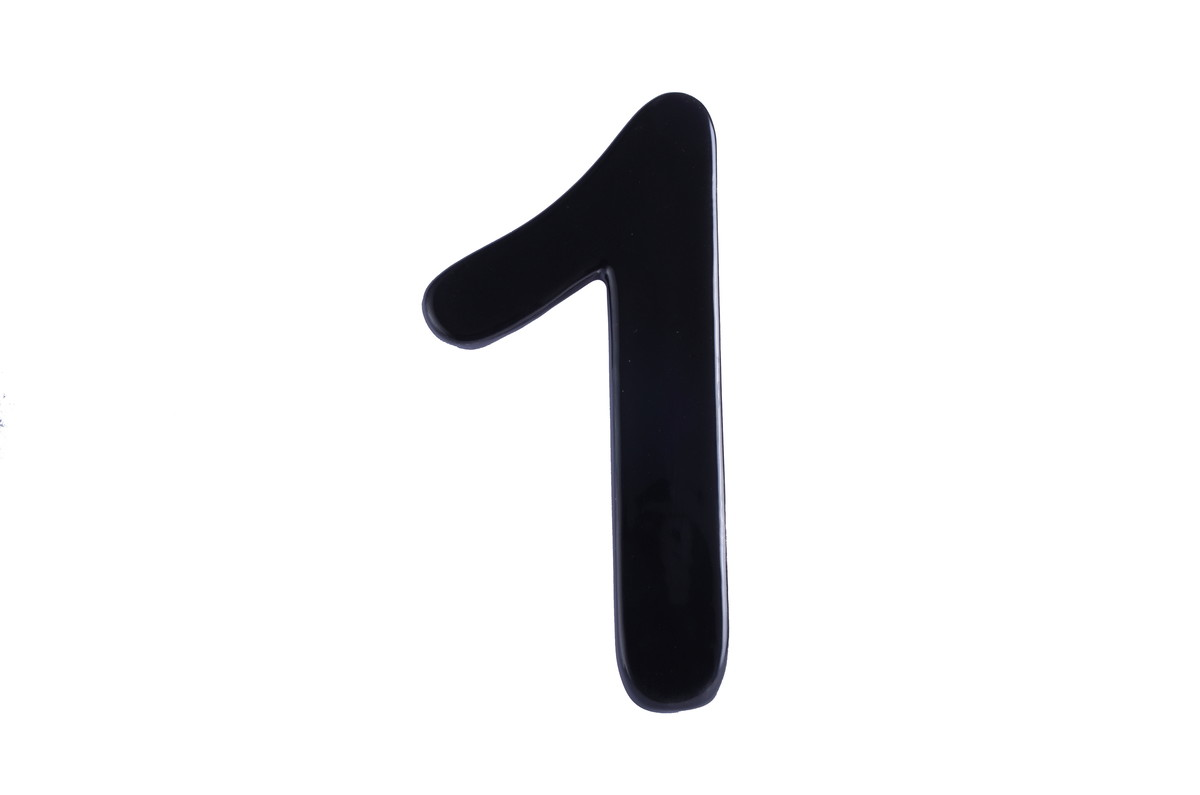
#> input picture DataScience2/number1/1.jpg, 1200 x 795 px; its folder holds only this picture in this run
$ python question2.py   (older library calls are emulated)
#> lines starting #> are read from the running program, lines starting #| are printed output that depends on the picture; long printed decimals are rounded
import cv2
import os
import glob
import csv
import numpy as np
from skimage import feature

class Extraction():
    def __init__(self, path):
        self.path = path

    def save_csv(self, extractor_name, features): #função para salvar os resultados em um arquivo csv
        for vector in features:
            print(vector)

        with open(extractor_name + '.csv', 'a') as outfile: #crio arquivo csv
            writer = csv.writer(outfile)
            writer.writerows(features)

    def lbp(self, points, radius, eps=1e-7):
        #print('Iniciando LBP.')
        list_lbp = []

        for i, image in enumerate(self.path):
            arq = cv2.imread(image)

            arq = cv2.cvtColor(arq, cv2.COLOR_BGR2GRAY)

            lbp = feature.local_binary_pattern(arq, points, radius, method='uniform') #extraindo lbp

            hist, ret = np.histogram(lbp.ravel(), bins=np.arange(0, points + 3), range=(0, points + 2)) #calculo do historigrama

            hist = hist.astype('float')
            hist /= (hist.sum() + eps)

            image_lbp = [item for item in list(hist)] #criar um vetor com os features extraídos

            list_lbp.append(image_lbp)

        self.save_csv('LBP', list_lbp)
        return list_lbp

    def hu(self):
        #print('Iniciando HU Moments.')
        list_hu = []

        for i, image in enumerate(self.path):
            arq = cv2.imread(image) #leio a imagem
#> arq is the input picture: shape (795, 1200, 3); mean B, G, R 235.5, 234.8, 234.8
            arq = cv2.cvtColor(arq, cv2.COLOR_BGR2GRAY) #converto para cinza
#> arq: shape (795, 1200)

            moments = cv2.moments(arq) #faço extração
#> moments = moments, m00 224071652, centre m10/m00, m01/m00 = (596.5, 398.8)
            HU = cv2.HuMoments(moments) #crio a lista com os features extraídos
#> HU = [0.000824, 1.12e-07, 1.05e-13, 1.56e-13, 1.35e-26, 3.68e-17, 1.48e-26]
            new_hu = [moment[0] for moment in HU]
#> new_hu has the same summary as HU
            print(new_hu)
#| [0.0008239, 1.1179591271092409e-07, 1.0518732880314738e-13, 1.5627508271110646e-13, 1.349899679763446e-26, 3.68162678799289e-17, 1.4806355831668122e-26]

            list_hu.append(new_hu)

        self.save_csv('HUMoments', list_hu)
#> the loop in save_csv, `for vector in features:` made 1 pass
#| [0.0008239, 1.1179591271092409e-07, 1.0518732880314738e-13, 1.5627508271110646e-13, 1.349899679763446e-26, 3.68162678799289e-17, 1.4806355831668122e-26]
#> in lbp, `lbp = feature.local_binary_pattern(arq, points, radius, method='unifor..`:
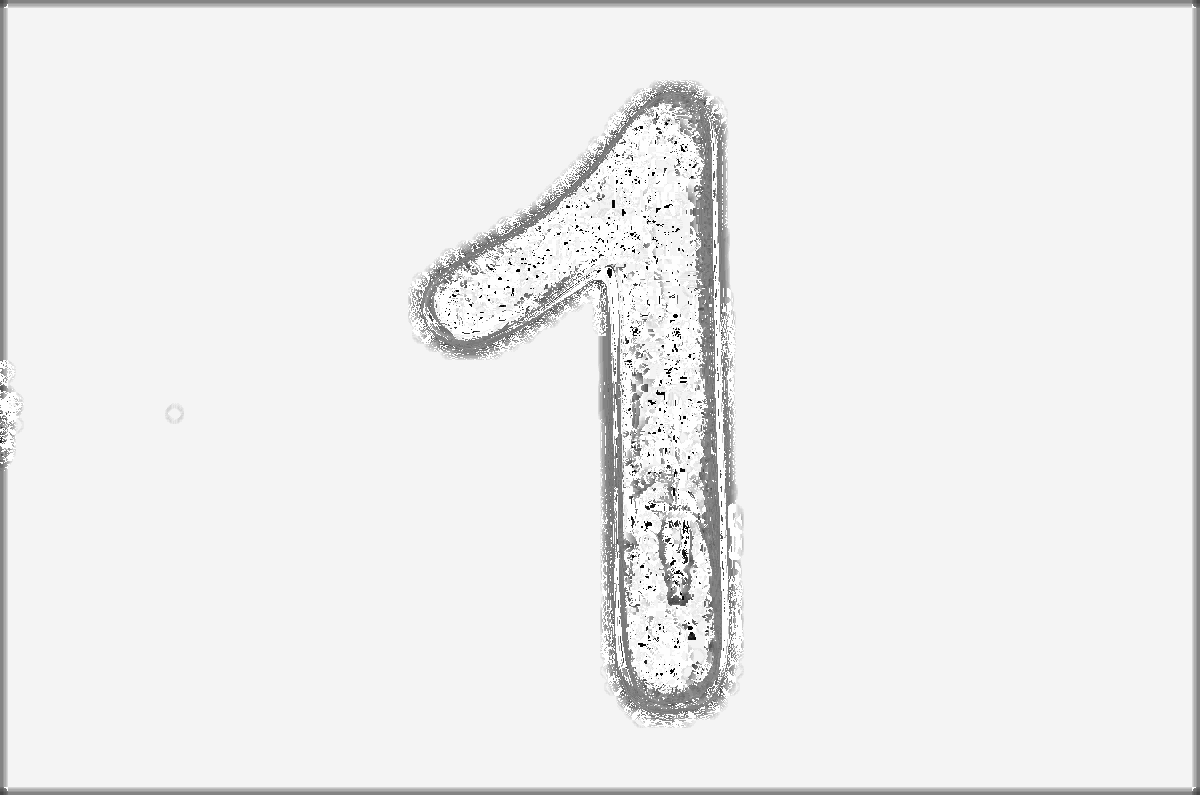
#> lbp: shape (795, 1200) float64; min 0, max 25, mean 23.3; drawn with min black and max white
#> in lbp, `hist, ret = np.histogram(lbp.ravel(), bins=np.arange(0, points + 3), r..`: hist = 26 values, max 822068 at index 24, min 164 at index 4, mean 36692.3; ret = 27 values from 0 to 26
#> in lbp, `hist /= (hist.sum() + eps)`: hist = 26 values, max 0.862 at index 24, min 0.000172 at index 4, mean 0.0385
#> in lbp, `image_lbp = [item for item in list(hist)]`: image_lbp has the same summary as hist
#> the loop in save_csv (call 2), `for vector in features:` made 1 pass
#> (printed output is left out)
        return list_hu

    def glcm(self, distances, angles):
        #print('Iniciando GLCM.')
        list_glcm = []

        for i, image in enumerate(self.path):
            arq = cv2.imread(image)

            arq = cv2.cvtColor(arq, cv2.COLOR_BGR2GRAY)

            glcm = feature.greycomatrix(arq, distances, angles, 256, symmetric=False, normed=True)

            glcm_properties = ['contrast', 'dissimilarity', 'homogeneity', 'energy', 'correlation', 'ASM']
            features = [feature.greycoprops(glcm, glcm_property)[0, 0] for glcm_property in glcm_properties]
#> features = [240.9, 1.85, 0.948, 0.9, 0.972, 0.81]

            list_glcm.append(features)

        self.save_csv('GLCM', list_glcm)
        return list_glcm

path = './number1/'

for r, d, f in os.walk(path):
    for filename in f:
        extractions = Extraction(glob.glob(os.path.join(path, filename)))
        extractions.hu()
        extractions.lbp(points=24, radius=8)
        extractions.glcm(distances=[5], angles=[0])

$ run again, on DataScience2/number1/1_5.jpg
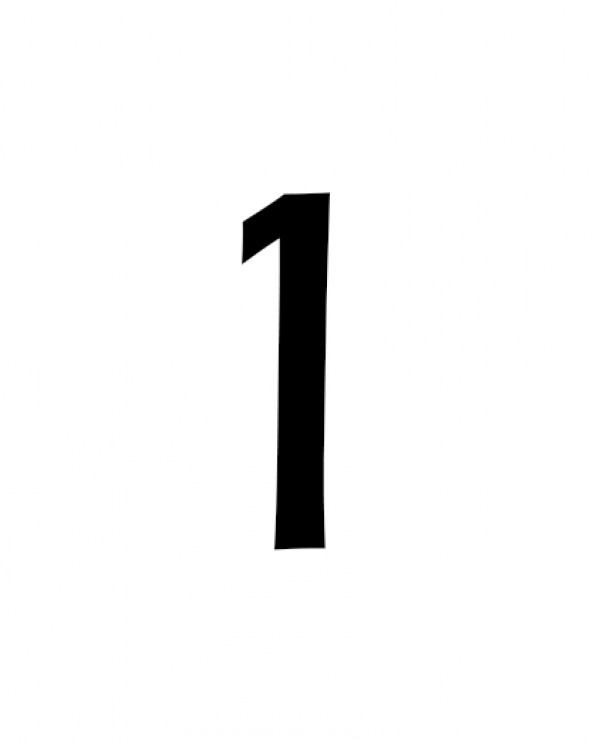
#> input picture DataScience2/number1/1_5.jpg, 600 x 744 px
#> in hu, arq is the input picture: shape (744, 600, 3); min 0, max 255, mean 244.5
#> arq: shape (744, 600)
#> moments = moments, m00 109142067, centre m10/m00, m01/m00 = (299.6, 372)
#> HU = [0.000723, 2.24e-08, 2.63e-16, 5.4e-15, 6.03e-30, 7.99e-19, 2.26e-30]
#> new_hu has the same summary as HU
#| [0.0007228, 2.241370656664052e-08, 2.631777128844469e-16, 5.402054065408615e-15, 6.033175420151954e-30, 7.994995189517906e-19, 2.255907363123122e-30]
#> the loop in save_csv, `for vector in features:` made 1 pass
#| [0.0007228, 2.241370656664052e-08, 2.631777128844469e-16, 5.402054065408615e-15, 6.033175420151954e-30, 7.994995189517906e-19, 2.255907363123122e-30]
#> in lbp, `lbp = feature.local_binary_pattern(arq, points, radius, method='unifor..`:
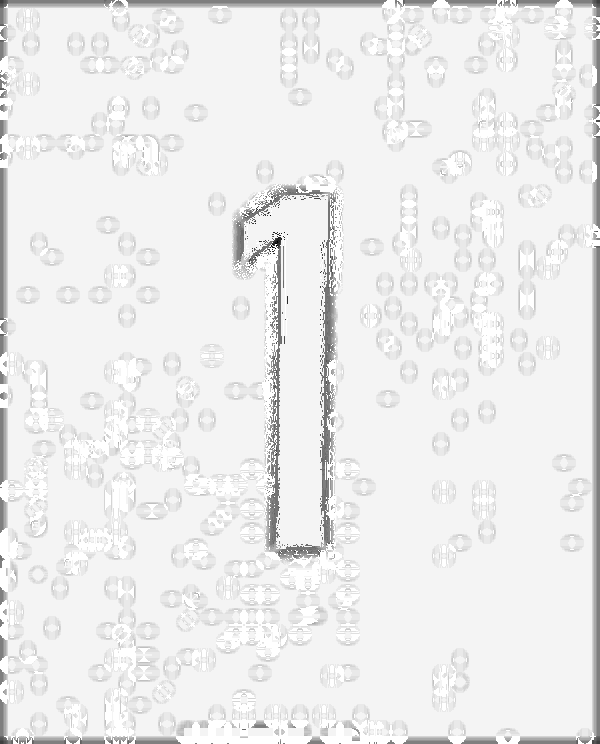
#> lbp: shape (744, 600) float64; min 1, max 25, mean 23.3; drawn with min black and max white
#> in lbp, `hist, ret = np.histogram(lbp.ravel(), bins=np.arange(0, points + 3), r..`: hist = 26 values, max 300075 at index 24, min 0 at index 0, mean 17169.2; ret = 27 values from 0 to 26
#> in lbp, `hist /= (hist.sum() + eps)`: hist = 26 values, max 0.672 at index 24, min 0 at index 0, mean 0.0385
#> image_lbp has the same summary as hist
#> the loop in save_csv (call 2), `for vector in features:` made 1 pass
#> (printed output is left out)
#> features = [466.8, 2.21, 0.969, 0.917, 0.908, 0.84]

$ run again, on DataScience2/number1/1_6.png
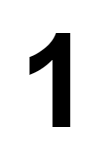
#> input picture DataScience2/number1/1_6.png, 104 x 160 px
#> in hu, arq is the input picture: shape (160, 104, 3); min 0, max 255, mean 223.2
#> arq: shape (160, 104)
#> moments = moments, m00 3714844, centre m10/m00, m01/m00 = (50.74, 80.06)
#> HU = [0.000902, 1.28e-07, 1.16e-13, 5.47e-13, 3.48e-27, 4.46e-17, -1.38e-25]
#> new_hu has the same summary as HU
#| [0.0009021, 1.2799481117723477e-07, 1.157067990861418e-13, 5.469606890462102e-13, 3.480542185945394e-27, 4.4620060188045125e-17, -1.3755444479319233e-25]
#> the loop in save_csv, `for vector in features:` made 1 pass
#| [0.0009021, 1.2799481117723477e-07, 1.157067990861418e-13, 5.469606890462102e-13, 3.480542185945394e-27, 4.4620060188045125e-17, -1.3755444479319233e-25]
#> in lbp, `lbp = feature.local_binary_pattern(arq, points, radius, method='unifor..`:
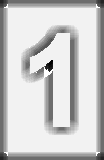
#> lbp: shape (160, 104) float64; min 4, max 25, mean 20.9; drawn with min black and max white
#> in lbp, `hist, ret = np.histogram(lbp.ravel(), bins=np.arange(0, points + 3), r..`: hist = 26 values, max 10028 at index 24, min 0 at index 0, mean 640; ret = 27 values from 0 to 26
#> in lbp, `hist /= (hist.sum() + eps)`: hist = 26 values, max 0.603 at index 24, min 0 at index 0, mean 0.0385
#> image_lbp has the same summary as hist
#> the loop in save_csv (call 2), `for vector in features:` made 1 pass
#> (printed output is left out)
#> features = [3923.7, 17, 0.916, 0.831, 0.727, 0.69]

$ run again, on DataScience2/number1/1_1.png
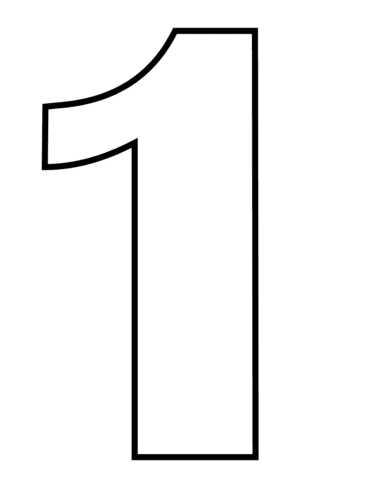
#> input picture DataScience2/number1/1_1.png, 371 x 480 px
#> in hu, arq is the input picture: shape (480, 371, 3); min 0, max 255, mean 244.1
#> arq: shape (480, 371)
#> moments = moments, m00 43466817, centre m10/m00, m01/m00 = (185.4, 239.8)
#> HU = [0.000712, 2.91e-08, 3.16e-14, 9.39e-15, 7.69e-29, 8.34e-19, 1.42e-28]
#> new_hu has the same summary as HU
#| [0.0007118, 2.9120335681766922e-08, 3.157903620338576e-14, 9.389321351190168e-15, 7.692438124595296e-29, 8.336791358291192e-19, 1.422054592094207e-28]
#> the loop in save_csv, `for vector in features:` made 1 pass
#| [0.0007118, 2.9120335681766922e-08, 3.157903620338576e-14, 9.389321351190168e-15, 7.692438124595296e-29, 8.336791358291192e-19, 1.422054592094207e-28]
#> in lbp, `lbp = feature.local_binary_pattern(arq, points, radius, method='unifor..`:
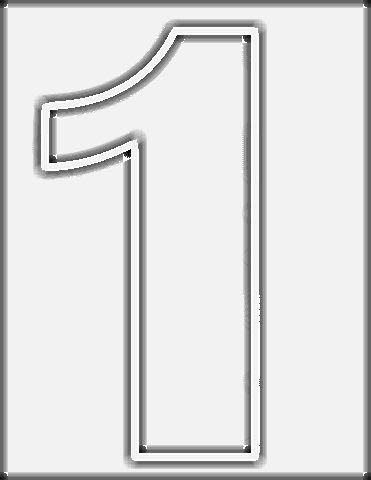
#> lbp: shape (480, 371) float64; min 5, max 25, mean 22.5; drawn with min black and max white
#> in lbp, `hist, ret = np.histogram(lbp.ravel(), bins=np.arange(0, points + 3), r..`: hist = 26 values, max 140369 at index 24, min 0 at index 0, mean 6849.2; ret = 27 values from 0 to 26
#> in lbp, `hist /= (hist.sum() + eps)`: hist = 26 values, max 0.788 at index 24, min 0 at index 0, mean 0.0385
#> image_lbp has the same summary as hist
#> the loop in save_csv (call 2), `for vector in features:` made 1 pass
#> (printed output is left out)
#> features = [2965.7, 13.02, 0.931, 0.918, 0.403, 0.844]
